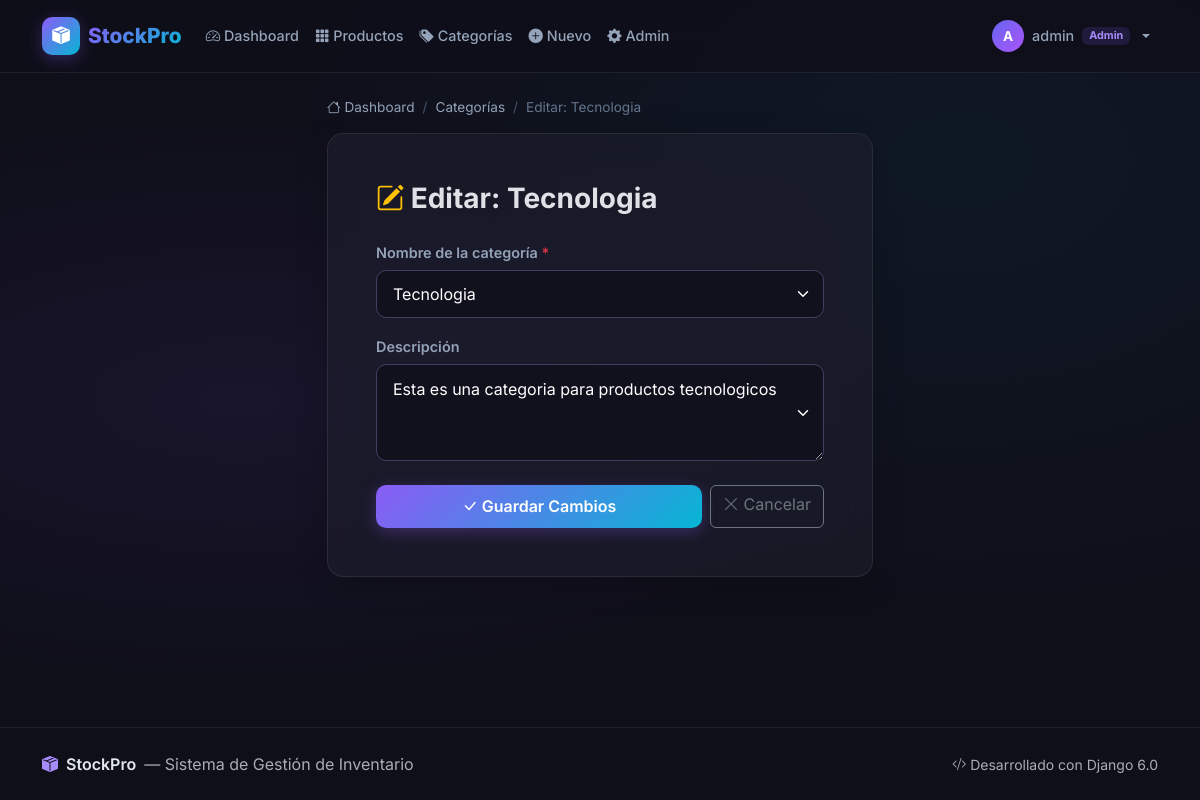
The app's page /categorias/1/editar/ (signed in) with its own data.
### inventario/models.py (models this page shows, shortened)
class Categoria(models.Model):
    nombre = models.CharField(
        max_length=100,
        unique=True,
        verbose_name='Nombre de la categoría'
    )
    descripcion = models.TextField(
        blank=True,
        default='',
        verbose_name='Descripción'
    )
    class Meta:
        verbose_name = 'Categoría'
        verbose_name_plural = 'Categorías'
        ordering = ['nombre']

### inventario/views.py (the view)
# urls.py: path('categorias/<int:pk>/editar/', views.categoria_editar, name='categoria_editar'),
@login_required
def categoria_editar(request, pk):
    categoria = get_object_or_404(Categoria, pk=pk)
    if request.method == 'POST':
        form = CategoriaForm(request.POST, instance=categoria)
        if form.is_valid():
            form.save()
            messages.success(request, f'Categoría "{categoria.nombre}" actualizada exitosamente.')
            return redirect('categoria_lista')
    else:
        form = CategoriaForm(instance=categoria)
    return render(request, 'inventario/categoria_form.html', {
        'form': form,
        'titulo': f'Editar: {categoria.nombre}',
        'boton': 'Guardar Cambios',
        'categoria': categoria,
    })

### inventario/forms.py
class CategoriaForm(forms.ModelForm):
    class Meta:
        model = Categoria
        fields = ['nombre', 'descripcion']
        widgets = {
            'nombre': forms.TextInput(attrs={
                'class': 'form-control',
                'placeholder': 'Nombre de la categoría',
                'data-bs-theme': 'dark',
            }),
            'descripcion': forms.Textarea(attrs={
                'class': 'form-control',
                'placeholder': 'Descripción (opcional)',
                'rows': 3,
                'data-bs-theme': 'dark',
            }),
        }

### templates/inventario/categoria_form.html (shortened to what this page needs)
{% extends 'base.html' %}
{% block content %}
<div class="row justify-content-center">
    <div class="col-md-8 col-lg-6">
        <nav aria-label="breadcrumb" class="mb-3">
            <ol class="breadcrumb breadcrumb-custom">
                <li class="breadcrumb-item"><a href="{% url 'dashboard' %}"><i class="bi bi-house"></i> Dashboard</a></li>
                <li class="breadcrumb-item"><a href="{% url 'categoria_lista' %}">Categorías</a></li>
                <li class="breadcrumb-item active">{{ titulo }}</li>
            </ol>
        </nav>
        <div class="card glass-card">
            <div class="card-body p-4 p-md-5">
                <h1 class="h3 fw-bold mb-4">
                    {% if categoria %}
                    <i class="bi bi-pencil-square text-warning"></i>
                    {% else %}
                    <i class="bi bi-folder-plus text-purple"></i>
                    {% endif %}
                    {{ titulo }}
                </h1>
                <form method="post" novalidate>
                    {% for field in form %}
                    <div class="mb-3">
                        <label for="{{ field.id_for_label }}" class="form-label fw-semibold">
                            {{ field.label }}
                            {% if field.field.required %}
                            <span class="text-danger">*</span>
                            {% endif %}
                        </label>
                        {{ field }}
                    </div>
                    {% endfor %}
                    <div class="d-flex gap-2 mt-4">
                        <button type="submit" class="btn btn-gradient flex-grow-1">
                            <i class="bi bi-check-lg"></i> {{ boton }}
                        </button>
                        <a href="{% url 'categoria_lista' %}" class="btn btn-outline-secondary">
                            <i class="bi bi-x-lg"></i> Cancelar
                        </a>
                    </div>
                </form>
            </div>
        </div>
    </div>
</div>
{% endblock %}

### templates/base.html (shortened to what this page needs)
{% load static %}
{% load inventario_tags %}
<!DOCTYPE html>
<html lang="es" data-bs-theme="dark">
<head>
    <link href="https://cdn.jsdelivr.net/npm/bootstrap@5.3.3/dist/css/bootstrap.min.css" rel="stylesheet">
    <link href="https://cdn.jsdelivr.net/npm/bootstrap-icons@1.11.3/font/bootstrap-icons.min.css" rel="stylesheet">
    <link rel="stylesheet" href="{% static 'css/styles.css' %}">
</head>
<body>
    <nav class="navbar navbar-expand-lg navbar-custom sticky-top">
        <div class="container">
            <a class="navbar-brand d-flex align-items-center gap-2" href="{% url 'dashboard' %}">
                <div class="brand-icon">
                    <i class="bi bi-box-seam-fill"></i>
                </div>
                <span class="brand-text">StockPro</span>
            </a>
            <div class="collapse navbar-collapse" id="navbarNav">
                {% if user.is_authenticated %}
                <ul class="navbar-nav me-auto">
                    <li class="nav-item">
                        <a class="nav-link" href="{% url 'dashboard' %}" id="nav-dashboard">
                            <i class="bi bi-speedometer2"></i> Dashboard
                        </a>
                    </li>
                    <li class="nav-item">
                        <a class="nav-link" href="{% url 'producto_lista' %}" id="nav-productos">
                            <i class="bi bi-grid-3x3-gap-fill"></i> Productos
                        </a>
                    </li>
                    <li class="nav-item">
                        <a class="nav-link" href="{% url 'categoria_lista' %}" id="nav-categorias">
                            <i class="bi bi-tags-fill"></i> Categorías
                        </a>
                    </li>
                    <li class="nav-item">
                        <a class="nav-link" href="{% url 'producto_crear' %}" id="nav-nuevo">
                            <i class="bi bi-plus-circle-fill"></i> Nuevo
                        </a>
                    </li>
                    {% if user.is_staff %}
                    <li class="nav-item">
                        <a class="nav-link" href="{% url 'admin:index' %}" id="nav-admin" target="_blank">
                            <i class="bi bi-gear-fill"></i> Admin
                        </a>
                    </li>
                    {% endif %}
                </ul>
                <div class="navbar-nav">
                    <div class="nav-item dropdown">
                        <a class="nav-link dropdown-toggle d-flex align-items-center gap-2" href="#" role="button"
                           data-bs-toggle="dropdown" id="user-dropdown">
                            <div class="user-avatar">
                                {{ user.username|first|upper }}
                            </div>
                            <span>{{ user.username }}</span>
                            {% if user.is_staff %}
                            <span class="badge bg-purple-soft">Admin</span>
                            {% endif %}
                        </a>
                    </div>
                </div>
                {% endif %}
            </div>
        </div>
    </nav>
    <main class="main-content">
        <div class="container py-4">
            {% block content %}{% endblock %}
        </div>
    </main>
    <footer class="footer-custom">
        <div class="container">
            <div class="d-flex flex-column flex-md-row justify-content-between align-items-center gap-2">
                <div class="d-flex align-items-center gap-2">
                    <i class="bi bi-box-seam-fill text-purple"></i>
                    <span class="fw-semibold">StockPro</span>
                    <span class="text-muted">— Sistema de Gestión de Inventario</span>
                </div>
                <div class="text-muted small">
                    <i class="bi bi-code-slash"></i> Desarrollado con Django {{ django_version|default:"6.0" }}
                </div>
            </div>
        </div>
    </footer>
</body>
</html>

### static/css/styles.css (style rules this page uses)
:root { --purple-primary: #8b5cf6; --purple-dark: #7c3aed; --purple-light: #a78bfa; --purple-soft: rgba(139, 92, 246, 0.15); --gradient-primary: linear-gradient(135deg, #8b5cf6, #06b6d4); --gradient-accent: linear-gradient(135deg, #6366f1, #8b5cf6, #a855f7); --glass-bg: rgba(30, 30, 46, 0.6); --glass-border: rgba(255, 255, 255, 0.08); --surface: #1e1e2e; --surface-hover: #2a2a3e; --body-bg: #0f0f1a; --danger-soft: rgba(239, 68, 68, 0.15); --success-soft: rgba(34, 197, 94, 0.15); --warning-soft: rgba(234, 179, 8, 0.15); --info-soft: rgba(6, 182, 212, 0.15); --transition-base: all 0.3s cubic-bezier(0.4, 0, 0.2, 1); color-scheme: dark; }
* { box-sizing: border-box; }
body { font-family: 'Inter', -apple-system, BlinkMacSystemFont, 'Segoe UI', sans-serif; background-color: var(--body-bg); background-image: radial-gradient(ellipse at 20% 50%, rgba(139, 92, 246, 0.08) 0%, transparent 50%), radial-gradient(ellipse at 80% 20%, rgba(6, 182, 212, 0.06) 0%, transparent 50%); min-height: 100vh; display: flex; flex-direction: column; color: #e2e8f0; }
.main-content { flex: 1; }
.navbar-custom { background: rgba(15, 15, 26, 0.85); backdrop-filter: blur(20px); -webkit-backdrop-filter: blur(20px); border-bottom: 1px solid var(--glass-border); padding: 0.75rem 0; transition: var(--transition-base); }
.brand-icon { width: 38px; height: 38px; background: var(--gradient-primary); border-radius: 10px; display: flex; align-items: center; justify-content: center; font-size: 1.1rem; color: white; box-shadow: 0 4px 15px rgba(139, 92, 246, 0.3); }
.brand-text { font-weight: 800; font-size: 1.3rem; background: var(--gradient-primary); -webkit-background-clip: text; -webkit-text-fill-color: transparent; background-clip: text; }
.navbar-custom .nav-link { color: #94a3b8; font-weight: 500; font-size: 0.9rem; padding: 0.5rem 1rem; border-radius: 8px; transition: var(--transition-base); }
.user-avatar { width: 32px; height: 32px; background: var(--gradient-accent); border-radius: 50%; display: flex; align-items: center; justify-content: center; font-weight: 700; font-size: 0.85rem; color: white; }
.bg-purple-soft { background: var(--purple-soft) !important; color: var(--purple-light) !important; border: none; }
.glass-card { background: var(--glass-bg); backdrop-filter: blur(16px); -webkit-backdrop-filter: blur(16px); border: 1px solid var(--glass-border); border-radius: 16px; box-shadow: 0 8px 32px rgba(0, 0, 0, 0.2); transition: var(--transition-base); }
.btn-gradient { background: var(--gradient-primary); border: none; color: white; font-weight: 600; border-radius: 10px; padding: 0.6rem 1.5rem; transition: var(--transition-base); box-shadow: 0 4px 15px rgba(139, 92, 246, 0.3); }
.form-control, .form-select { background-color: #11111d !important; background-repeat: no-repeat !important; background-position: right 0.75rem center !important; background-size: 16px 12px !important; border: 1px solid #3f3f5f !important; border-radius: 10px; color: #ffffff !important; padding: 0.7rem 1rem; transition: var(--transition-base); }
.form-control::placeholder { color: #64748b; }
.form-label { font-size: 0.9rem; color: #94a3b8; margin-bottom: 0.4rem; }
.breadcrumb-custom { background: transparent; padding: 0; margin: 0; font-size: 0.85rem; }
.breadcrumb-custom .breadcrumb-item a { color: #94a3b8; text-decoration: none; transition: var(--transition-base); }
.breadcrumb-custom .breadcrumb-item.active { color: #64748b; }
.breadcrumb-custom .breadcrumb-item + .breadcrumb-item::before { color: #475569; }
.text-purple { color: var(--purple-light) !important; }
.footer-custom { background: rgba(15, 15, 26, 0.6); border-top: 1px solid var(--glass-border); padding: 1.5rem 0; margin-top: auto; }
.card { animation: fadeInUp 0.5s cubic-bezier(0.4, 0, 0.2, 1); }

### records on screen
Categoria: form "Tecnologia" "Esta es una categoria para productos tecnologicos"

### other values on screen
{{ user.username|first|upper }} "A"
{{ user.username }} "admin"
{{ titulo }} "Editar: Tecnologia"
{{ field.label }} "Nombre de la categoría" "Descripción"
{{ boton }} "Guardar Cambios"
{{ django_version|default:"6.0" }} "6.0"
